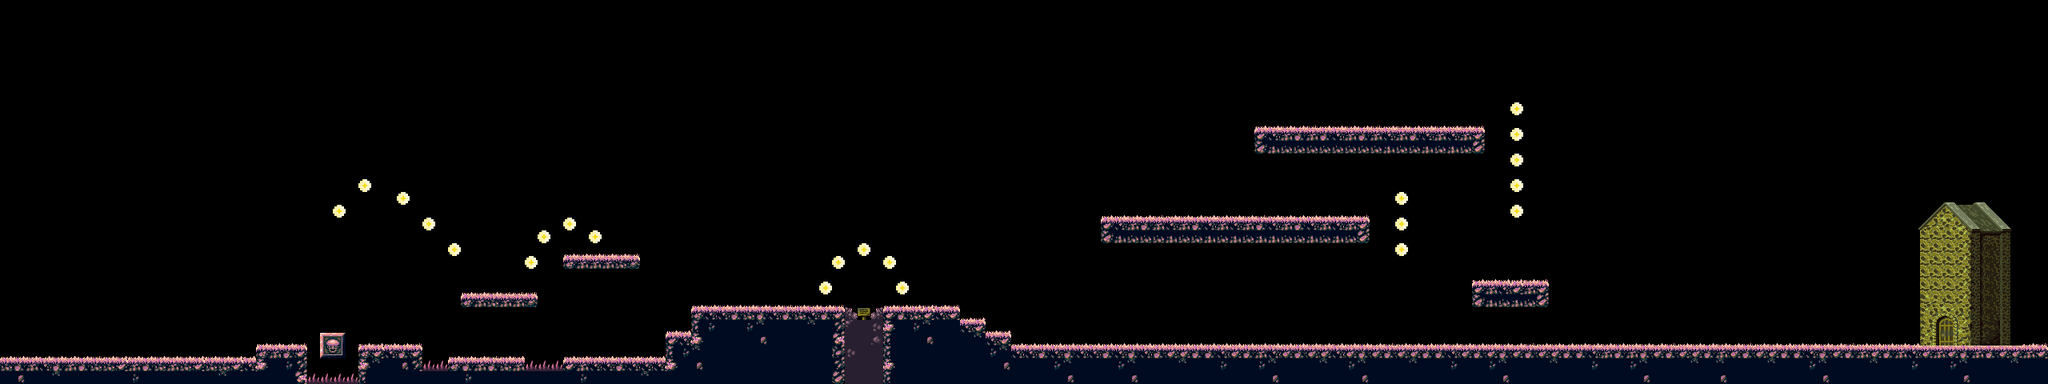

A 2D game scene composited from a Tiled map and its tileset images. What follows is a short description and the map's XML, with each tile layer's data collapsed to a summary:
An orthogonal 160x30 tile map with 16x16 px tiles, 2 tile layers (ostias, suelos) and 45 objects.

<map version="1.2" tiledversion="1.3.0" orientation="orthogonal" renderorder="right-down" compressionlevel="0" width="160" height="30" tilewidth="16" tileheight="16" infinite="0" nextlayerid="12" nextobjectid="55">
 <editorsettings>
  <export format="json" />
 </editorsettings>
 <tileset firstgid="1" name="Tileset_MisaQuest" tilewidth="16" tileheight="16" tilecount="256" columns="16">
  <image source="Tileset_MisaQuest.png" width="256" height="256" />
  <tile id="1">
   <properties>
    <property name="collides" type="bool" value="true" />
   </properties>
  </tile>
  <tile id="2">
   <properties>
    <property name="collides" type="bool" value="true" />
   </properties>
  </tile>
  <tile id="3">
   <properties>
    <property name="collides" type="bool" value="true" />
   </properties>
  </tile>
  <tile id="4">
   <properties>
    <property name="collides" type="bool" value="true" />
   </properties>
  </tile>
  <tile id="5">
   <properties>
    <property name="collides" type="bool" value="true" />
   </properties>
  </tile>
  <tile id="6">
   <properties>
    <property name="collides" type="bool" value="true" />
   </properties>
  </tile>
  <tile id="7">
   <properties>
    <property name="collides" type="bool" value="true" />
   </properties>
  </tile>
  <tile id="8">
   <properties>
    <property name="collides" type="bool" value="true" />
   </properties>
  </tile>
  <tile id="9">
   <properties>
    <property name="collides" type="bool" value="true" />
   </properties>
  </tile>
  <tile id="10">
   <properties>
    <property name="collides" type="bool" value="true" />
   </properties>
  </tile>
  <tile id="11">
   <properties>
    <property name="collides" type="bool" value="true" />
   </properties>
  </tile>
  <tile id="12">
   <properties>
    <property name="collides" type="bool" value="true" />
   </properties>
  </tile>
  <tile id="13">
   <properties>
    <property name="collides" type="bool" value="true" />
   </properties>
  </tile>
  <tile id="14">
   <properties>
    <property name="collides" type="bool" value="true" />
   </properties>
  </tile>
  <tile id="15">
   <properties>
    <property name="collides" type="bool" value="true" />
   </properties>
  </tile>
  <tile id="17">
   <properties>
    <property name="collides" type="bool" value="true" />
   </properties>
  </tile>
  <tile id="18">
   <properties>
    <property name="collides" type="bool" value="true" />
   </properties>
  </tile>
  <tile id="19">
   <properties>
    <property name="collides" type="bool" value="true" />
   </properties>
  </tile>
  <tile id="20">
   <properties>
    <property name="collides" type="bool" value="true" />
   </properties>
  </tile>
  <tile id="21">
   <properties>
    <property name="collides" type="bool" value="true" />
   </properties>
  </tile>
  <tile id="22">
   <properties>
    <property name="collides" type="bool" value="true" />
   </properties>
  </tile>
  <tile id="23">
   <properties>
    <property name="collides" type="bool" value="true" />
   </properties>
  </tile>
  <tile id="24">
   <properties>
    <property name="collides" type="bool" value="true" />
   </properties>
  </tile>
  <tile id="25">
   <properties>
    <property name="collides" type="bool" value="true" />
   </properties>
  </tile>
  <tile id="26">
   <properties>
    <property name="collides" type="bool" value="true" />
   </properties>
  </tile>
  <tile id="27">
   <properties>
    <property name="collides" type="bool" value="true" />
   </properties>
  </tile>
  <tile id="28">
   <properties>
    <property name="collides" type="bool" value="true" />
   </properties>
  </tile>
  <tile id="29">
   <properties>
    <property name="collides" type="bool" value="true" />
   </properties>
  </tile>
  <tile id="30">
   <properties>
    <property name="collides" type="bool" value="true" />
   </properties>
  </tile>
  <tile id="31">
   <properties>
    <property name="collides" type="bool" value="true" />
   </properties>
  </tile>
  <tile id="33">
   <properties>
    <property name="collides" type="bool" value="true" />
   </properties>
  </tile>
  <tile id="34">
   <properties>
    <property name="collides" type="bool" value="true" />
   </properties>
  </tile>
  <tile id="35">
   <properties>
    <property name="collides" type="bool" value="true" />
   </properties>
  </tile>
  <tile id="36">
   <properties>
    <property name="collides" type="bool" value="true" />
   </properties>
  </tile>
  <tile id="37">
   <properties>
    <property name="collides" type="bool" value="true" />
   </properties>
  </tile>
  <tile id="38">
   <properties>
    <property name="collides" type="bool" value="true" />
   </properties>
  </tile>
  <tile id="39">
   <properties>
    <property name="collides" type="bool" value="true" />
   </properties>
  </tile>
  <tile id="40">
   <properties>
    <property name="collides" type="bool" value="true" />
   </properties>
  </tile>
  <tile id="41">
   <properties>
    <property name="collides" type="bool" value="true" />
   </properties>
  </tile>
  <tile id="42">
   <properties>
    <property name="collides" type="bool" value="true" />
   </properties>
  </tile>
  <tile id="43">
   <properties>
    <property name="collides" type="bool" value="true" />
   </properties>
  </tile>
  <tile id="44">
   <properties>
    <property name="collides" type="bool" value="true" />
   </properties>
  </tile>
  <tile id="45">
   <properties>
    <property name="collides" type="bool" value="true" />
   </properties>
  </tile>
  <tile id="46">
   <properties>
    <property name="collides" type="bool" value="true" />
   </properties>
  </tile>
  <tile id="47">
   <properties>
    <property name="collides" type="bool" value="true" />
   </properties>
  </tile>
  <tile id="49">
   <properties>
    <property name="collides" type="bool" value="true" />
   </properties>
  </tile>
  <tile id="50">
   <properties>
    <property name="collides" type="bool" value="true" />
   </properties>
  </tile>
  <tile id="51">
   <properties>
    <property name="collides" type="bool" value="true" />
   </properties>
  </tile>
  <tile id="52">
   <properties>
    <property name="collides" type="bool" value="true" />
   </properties>
  </tile>
  <tile id="53">
   <properties>
    <property name="collides" type="bool" value="true" />
   </properties>
  </tile>
  <tile id="54">
   <properties>
    <property name="collides" type="bool" value="true" />
   </properties>
  </tile>
  <tile id="55">
   <properties>
    <property name="collides" type="bool" value="true" />
   </properties>
  </tile>
  <tile id="56">
   <properties>
    <property name="collides" type="bool" value="true" />
   </properties>
  </tile>
  <tile id="57">
   <properties>
    <property name="collides" type="bool" value="true" />
   </properties>
  </tile>
  <tile id="58">
   <properties>
    <property name="collides" type="bool" value="true" />
   </properties>
  </tile>
  <tile id="59">
   <properties>
    <property name="collides" type="bool" value="true" />
   </properties>
  </tile>
  <tile id="60">
   <properties>
    <property name="collides" type="bool" value="true" />
   </properties>
  </tile>
  <tile id="61">
   <properties>
    <property name="collides" type="bool" value="true" />
   </properties>
  </tile>
  <tile id="62">
   <properties>
    <property name="collides" type="bool" value="true" />
   </properties>
  </tile>
  <tile id="63">
   <properties>
    <property name="collides" type="bool" value="true" />
   </properties>
  </tile>
  <tile id="65">
   <properties>
    <property name="collides" type="bool" value="true" />
   </properties>
  </tile>
  <tile id="66">
   <properties>
    <property name="collides" type="bool" value="true" />
   </properties>
  </tile>
  <tile id="67">
   <properties>
    <property name="collides" type="bool" value="true" />
   </properties>
  </tile>
  <tile id="68">
   <properties>
    <property name="collides" type="bool" value="true" />
   </properties>
  </tile>
  <tile id="69">
   <properties>
    <property name="collides" type="bool" value="true" />
   </properties>
  </tile>
  <tile id="70">
   <properties>
    <property name="collides" type="bool" value="true" />
   </properties>
  </tile>
  <tile id="71">
   <properties>
    <property name="collides" type="bool" value="true" />
   </properties>
  </tile>
  <tile id="72">
   <properties>
    <property name="collides" type="bool" value="true" />
   </properties>
  </tile>
  <tile id="73">
   <properties>
    <property name="collides" type="bool" value="true" />
   </properties>
  </tile>
  <tile id="74">
   <properties>
    <property name="collides" type="bool" value="true" />
   </properties>
  </tile>
  <tile id="75">
   <properties>
    <property name="collides" type="bool" value="true" />
   </properties>
  </tile>
  <tile id="76">
   <properties>
    <property name="collides" type="bool" value="true" />
   </properties>
  </tile>
  <tile id="77">
   <properties>
    <property name="collides" type="bool" value="true" />
   </properties>
  </tile>
  <tile id="78">
   <properties>
    <property name="collides" type="bool" value="true" />
   </properties>
  </tile>
  <tile id="79">
   <properties>
    <property name="collides" type="bool" value="true" />
   </properties>
  </tile>
  <tile id="81">
   <properties>
    <property name="collides" type="bool" value="true" />
   </properties>
  </tile>
  <tile id="82">
   <properties>
    <property name="collides" type="bool" value="true" />
   </properties>
  </tile>
  <tile id="83">
   <properties>
    <property name="collides" type="bool" value="true" />
   </properties>
  </tile>
  <tile id="84">
   <properties>
    <property name="collides" type="bool" value="true" />
   </properties>
  </tile>
  <tile id="85">
   <properties>
    <property name="collides" type="bool" value="true" />
   </properties>
  </tile>
  <tile id="86">
   <properties>
    <property name="collides" type="bool" value="true" />
   </properties>
  </tile>
  <tile id="87">
   <properties>
    <property name="collides" type="bool" value="true" />
   </properties>
  </tile>
  <tile id="88">
   <properties>
    <property name="collides" type="bool" value="true" />
   </properties>
  </tile>
  <tile id="89">
   <properties>
    <property name="collides" type="bool" value="true" />
   </properties>
  </tile>
  <tile id="90">
   <properties>
    <property name="collides" type="bool" value="true" />
   </properties>
  </tile>
  <tile id="91">
   <properties>
    <property name="collides" type="bool" value="true" />
   </properties>
  </tile>
  <tile id="92">
   <properties>
    <property name="collides" type="bool" value="true" />
   </properties>
  </tile>
  <tile id="93">
   <properties>
    <property name="collides" type="bool" value="true" />
   </properties>
  </tile>
  <tile id="94">
   <properties>
    <property name="collides" type="bool" value="true" />
   </properties>
  </tile>
  <tile id="95">
   <properties>
    <property name="collides" type="bool" value="true" />
   </properties>
  </tile>
  <tile id="97">
   <properties>
    <property name="collides" type="bool" value="true" />
   </properties>
  </tile>
  <tile id="98">
   <properties>
    <property name="collides" type="bool" value="true" />
   </properties>
  </tile>
  <tile id="99">
   <properties>
    <property name="collides" type="bool" value="true" />
   </properties>
  </tile>
  <tile id="100">
   <properties>
    <property name="collides" type="bool" value="true" />
   </properties>
  </tile>
  <tile id="101">
   <properties>
    <property name="collides" type="bool" value="true" />
   </properties>
  </tile>
  <tile id="102">
   <properties>
    <property name="collides" type="bool" value="true" />
   </properties>
  </tile>
  <tile id="103">
   <properties>
    <property name="collides" type="bool" value="true" />
   </properties>
  </tile>
  <tile id="104">
   <properties>
    <property name="collides" type="bool" value="true" />
   </properties>
  </tile>
  <tile id="105">
   <properties>
    <property name="collides" type="bool" value="true" />
   </properties>
  </tile>
  <tile id="106">
   <properties>
    <property name="collides" type="bool" value="true" />
   </properties>
  </tile>
  <tile id="107">
   <properties>
    <property name="collides" type="bool" value="true" />
   </properties>
  </tile>
  <tile id="108">
   <properties>
    <property name="collides" type="bool" value="true" />
   </properties>
  </tile>
  <tile id="109">
   <properties>
    <property name="collides" type="bool" value="true" />
   </properties>
  </tile>
  <tile id="110">
   <properties>
    <property name="collides" type="bool" value="true" />
   </properties>
  </tile>
  <tile id="111">
   <properties>
    <property name="collides" type="bool" value="true" />
   </properties>
  </tile>
  <tile id="113">
   <properties>
    <property name="collides" type="bool" value="true" />
   </properties>
  </tile>
  <tile id="114">
   <properties>
    <property name="collides" type="bool" value="true" />
   </properties>
  </tile>
  <tile id="115">
   <properties>
    <property name="collides" type="bool" value="true" />
   </properties>
  </tile>
  <tile id="116">
   <properties>
    <property name="collides" type="bool" value="true" />
   </properties>
  </tile>
  <tile id="117">
   <properties>
    <property name="collides" type="bool" value="true" />
   </properties>
  </tile>
  <tile id="118">
   <properties>
    <property name="collides" type="bool" value="true" />
   </properties>
  </tile>
  <tile id="119">
   <properties>
    <property name="collides" type="bool" value="true" />
   </properties>
  </tile>
  <tile id="120">
   <properties>
    <property name="collides" type="bool" value="true" />
   </properties>
  </tile>
  <tile id="121">
   <properties>
    <property name="collides" type="bool" value="true" />
   </properties>
  </tile>
  <tile id="122">
   <properties>
    <property name="collides" type="bool" value="true" />
   </properties>
  </tile>
  <tile id="123">
   <properties>
    <property name="collides" type="bool" value="true" />
   </properties>
  </tile>
  <tile id="124">
   <properties>
    <property name="collides" type="bool" value="true" />
   </properties>
  </tile>
  <tile id="125">
   <properties>
    <property name="collides" type="bool" value="true" />
   </properties>
  </tile>
  <tile id="126">
   <properties>
    <property name="collides" type="bool" value="true" />
   </properties>
  </tile>
  <tile id="127">
   <properties>
    <property name="collides" type="bool" value="true" />
   </properties>
  </tile>
  <tile id="181">
   <properties>
    <property name="collides" type="bool" value="true" />
   </properties>
  </tile>
 </tileset>
 <layer id="10" name="ostias" width="160" height="30">
  <data>[4800 cells, 22 non-empty, 1 distinct tile ids]</data>
 </layer>
 <layer id="2" name="suelos" width="160" height="30">
  <data>[4800 cells, 918 non-empty, 107 distinct tile ids]</data>
 </layer>
 <objectgroup id="3" name="terra">
  <object id="32" x="0" y="448" width="384" height="32" />
  <object id="33" x="320" y="432" width="64" height="16" />
  <object id="34" x="448" y="432" width="80" height="48" />
  <object id="35" x="560" y="448" width="96" height="32" />
  <object id="36" x="704" y="448" width="128" height="32" />
  <object id="37" x="832" y="416" width="32" height="64" />
  <object id="38" x="528" y="464" width="32" height="16" />
  <object id="39" x="656" y="464" width="48" height="16" />
  <object id="40" x="864" y="384" width="192" height="96" />
  <object id="41" x="1104" y="384" width="96" height="96" />
  <object id="42" x="1200" y="400" width="32" height="80" />
  <object id="43" x="1232" y="416" width="32" height="64" />
  <object id="44" x="1264" y="432" width="528" height="48" />
  <object id="45" x="1792" y="432" width="608" height="48" />
  <object id="46" x="2400" y="432" width="160" height="48" />
  <object id="47" x="1840" y="352" width="96" height="32" />
  <object id="48" x="1568" y="160" width="288" height="32" />
  <object id="49" x="1376" y="272" width="336" height="32" />
 </objectgroup>
 <objectgroup id="11" name="Fuego">
  <object id="50" x="384" y="464" width="64" />
  <object id="51" x="528" y="448" width="32" />
  <object id="52" x="656" y="448" width="48" height="16" />
 </objectgroup>
 <objectgroup id="4" name="osties">
  <object id="9" x="416" y="256" width="16" height="16" />
  <object id="10" x="448" y="224" width="16" height="16" />
  <object id="11" x="496" y="240" width="16" height="16" />
  <object id="12" x="528" y="272" width="16" height="16" />
  <object id="13" x="560" y="304" width="16" height="16" />
  <object id="14" x="656" y="320" width="16" height="16" />
  <object id="15" x="672" y="288" width="16" height="16" />
  <object id="16" x="704" y="272" width="16" height="16" />
  <object id="17" x="736" y="288" width="16" height="16" />
  <object id="18" x="1024" y="352" width="16" height="16" />
  <object id="19" x="1040" y="320" width="16" height="16" />
  <object id="20" x="1072" y="304" width="16" height="16" />
  <object id="21" x="1104" y="320" width="16" height="16" />
  <object id="22" x="1120" y="352" width="16" height="16" />
  <object id="23" x="1744" y="240" width="16" height="16" />
  <object id="24" x="1744" y="272" width="16" height="16" />
  <object id="25" x="1744" y="304" width="16" height="16" />
  <object id="27" x="1888" y="160" width="16" height="16" />
  <object id="28" x="1888" y="128" width="16" height="16" />
  <object id="29" x="1888" y="192" width="16" height="16" />
  <object id="30" x="1888" y="224" width="16" height="16" />
  <object id="31" x="1888" y="256" width="16" height="16" />
 </objectgroup>
 <objectgroup id="5" name="plataformes_mobils">
  <object id="8" x="400" y="416" width="32" height="32" />
  <object id="54" x="400" y="416" width="32" height="32" />
 </objectgroup>
</map>
